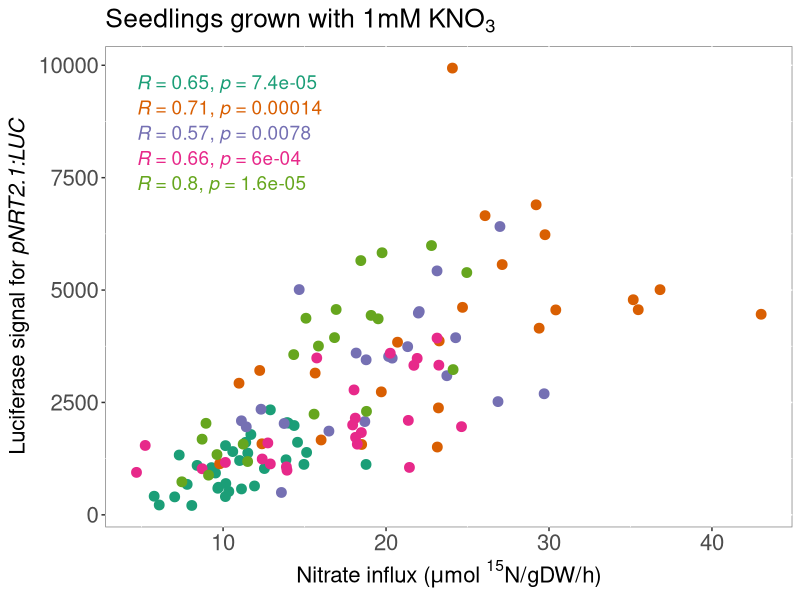
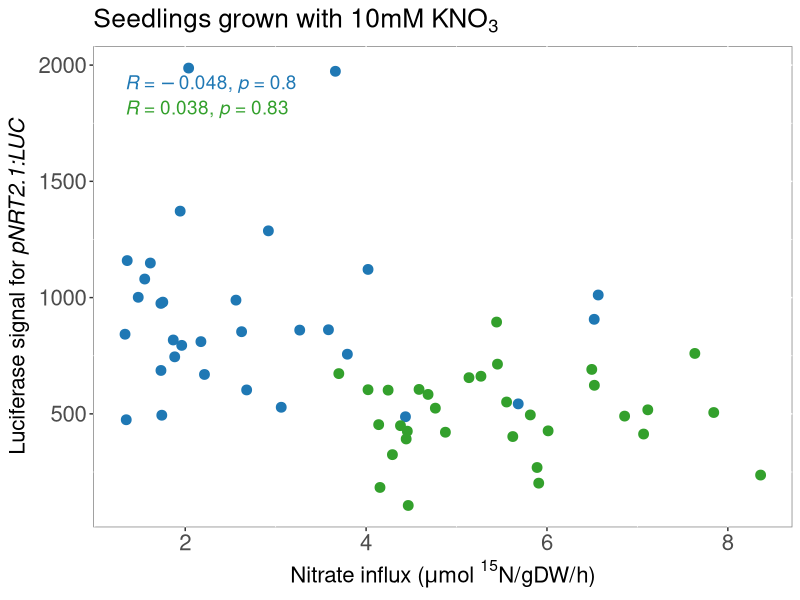
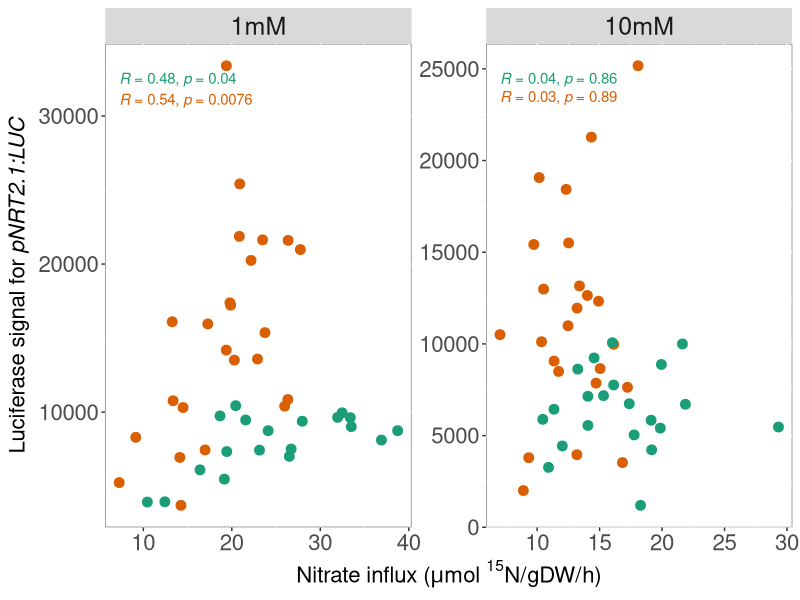
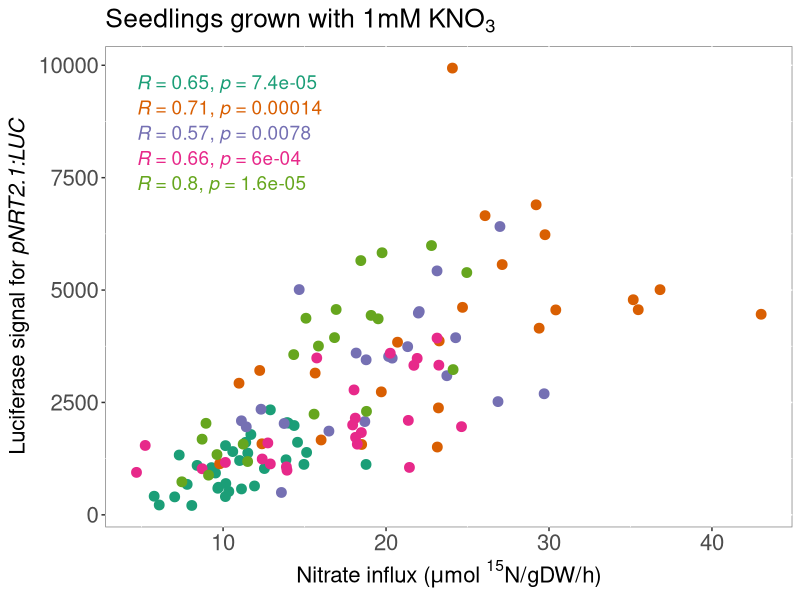
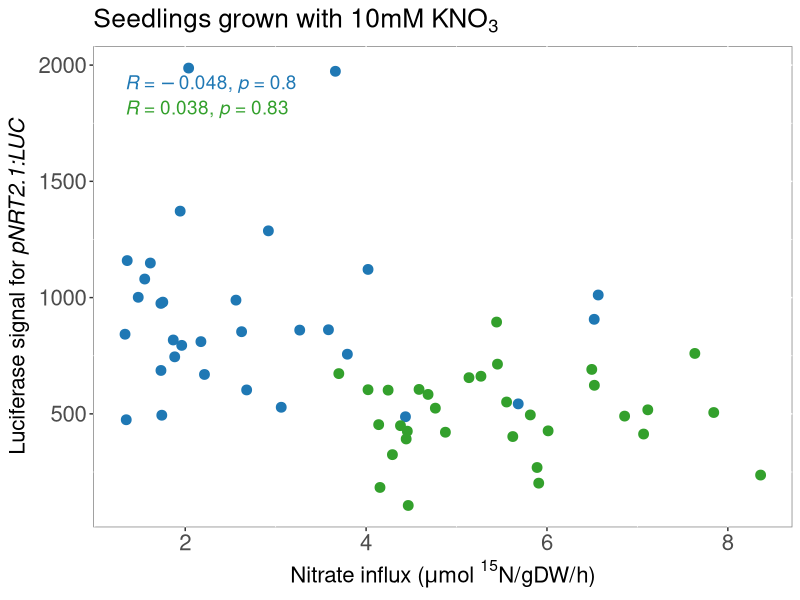
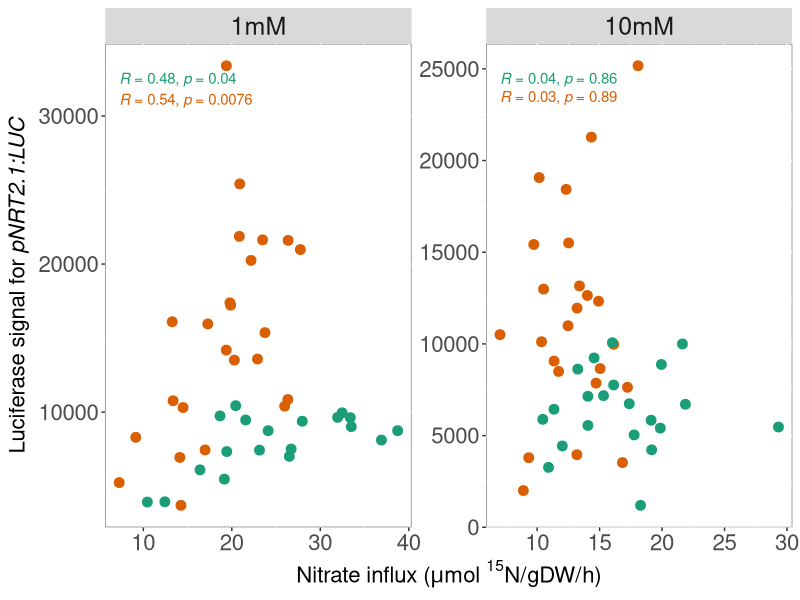

Write the R code that produced these figures, in order.
## ---- chunk 1
knitr::opts_chunk$set(echo = TRUE)
## ---- chunk 2
library(tidyverse)
library(ggpubr)
library(RColorBrewer)
## ---- chunk 3


Inlux_luc_1mM_AR1282 <- read_tsv("AR1282_1mM_10mM_KNO3/AR1282_influx_luciferase.txt") %>% 
  filter(KNO3=="1mM") %>% 
  mutate(expr="AR1282")

Inlux_luc_1mM_AV14 <- read_tsv("AV14_1mM_KNO3/AV14_influx_luciferase.txt")  %>% 
  mutate(expr="AV14")

Inlux_luc_1mM_AV15 <- read_tsv("AV15_1mM_KNO3/AV15_influx_luciferase.txt")  %>% 
  mutate(expr="AV15")

Inlux_luc_1mM_AV26 <- read_tsv("AV26_1mM_KNO3/AV26_influx_luciferase.txt")  %>% 
  mutate(expr="AV26")

Inlux_luc_1mM_SC21 <- read_tsv("SC21_1mM_KNO3/SC21_influx_luciferase.txt")  %>% 
  mutate(expr="SC21")


## ---- chunk 4

Inlux_luc_1mM_all <- bind_rows(Inlux_luc_1mM_AR1282, Inlux_luc_1mM_AV14, Inlux_luc_1mM_AV15,
                               Inlux_luc_1mM_AV26,Inlux_luc_1mM_SC21)


ggplot(Inlux_luc_1mM_all, aes(x=Ninflux_umoleN_Gms_heure, y=RawIntDen_normBackg_normLen, col=expr)) +
  geom_point(size=3) +
  stat_cor(method="spearman", size=4.8) +
  xlab(bquote('Nitrate influx ('*mu*'mol ' ^15*'N/gDW/h)')) +
  ylab(expression(paste("Luciferase signal for ", italic("pNRT2.1:LUC")))) +
  ggtitle(bquote('Seedlings grown with 1mM KNO'[3])) +
  scale_color_brewer(palette = "Dark2") +
  theme(legend.text=element_text(size=16),legend.title = element_text(size=16, face="bold"), 
        axis.text=element_text(size=16), axis.title=element_text(size=16),
        plot.title = element_text(size=19,face="bold"),
        panel.background = element_rect(fill = "white", colour = "grey50"),
        legend.position = "none", strip.text.x = element_text(size = 18))


ggsave("Ninflux_1mM_WT_5reps.jpg", width=5, height = 4.4)

## ---- chunk 5

Inlux_luc_10mM_AR1270 <- read_tsv("AR1270_10mM_KNO3/AR1270_influx_luciferase.txt") %>% 
  filter(KNO3=="10mM") %>% 
  mutate(expr="AR1270")

Inlux_luc_10mM_AR1282 <- read_tsv("AR1282_1mM_10mM_KNO3/AR1282_influx_luciferase.txt") %>% 
  filter(KNO3=="10mM") %>% 
  mutate(expr="AR1282")

## ---- chunk 6

Inlux_luc_10mM_all <- bind_rows(Inlux_luc_10mM_AR1270, Inlux_luc_10mM_AR1282)

my.colors<-c(brewer.pal(4, "Paired")[2],brewer.pal(4, "Paired")[4])

ggplot(Inlux_luc_10mM_all, aes(x=Ninflux_umoleN_Gms_heure, y=RawIntDen_normBackg_normLen, col=expr)) +
  geom_point(size=3) +
  stat_cor(method="spearman", size=4.8) +
  xlab(bquote('Nitrate influx ('*mu*'mol ' ^15*'N/gDW/h)')) +
  ylab(expression(paste("Luciferase signal for ", italic("pNRT2.1:LUC")))) +
  ggtitle(bquote('Seedlings grown with 10mM KNO'[3])) +
  scale_color_manual(values = my.colors) +
  theme(legend.text=element_text(size=16),legend.title = element_text(size=16, face="bold"), 
        axis.text=element_text(size=16), axis.title=element_text(size=16),
        plot.title = element_text(size=19,face="bold"),
        panel.background = element_rect(fill = "white", colour = "grey50"),
        legend.position = "none", strip.text.x = element_text(size = 18))


ggsave("Ninflux_10mM_WT_2reps.jpg", width=5, height = 4.4)

## ---- chunk 7


AV39 <- read_tsv("influx_biocorp/AV39_influxN15/AV39_influx_luciferase.txt") %>% 
  mutate(exp="AV39")


AV52 <- read_tsv("influx_biocorp/AV52_InfluxN15/AV52_influx_luciferase.txt") %>% 
  mutate(exp="AV52")


biocorp_Ninflux <- bind_rows( AV52,  AV39)
## ---- chunk 8

mutate(biocorp_Ninflux, KNO3=factor(KNO3, levels=c("1mM", "10mM"))) %>% 
ggplot( aes(x=Ninflux_umoleN_Gms_heure, y=RawIntDen_normBackg_normLen, col=exp)) +
  geom_point(size=3) +
  stat_cor(method="spearman", size=3.8) +
  xlab(bquote('Nitrate influx ('*mu*'mol ' ^15*'N/gDW/h)')) +
  ylab(expression(paste("Luciferase signal for ", italic("pNRT2.1:LUC")))) +
  scale_color_brewer(palette = "Dark2") +
  facet_wrap(~KNO3, scales = "free") +
  theme(legend.text=element_text(size=16),legend.title = element_text(size=16, face="bold"), 
        axis.text=element_text(size=16), axis.title=element_text(size=16),
        plot.title = element_text(size=19,face="bold"),
        panel.background = element_rect(fill = "white", colour = "grey50"),
         strip.text.x = element_text(size = 18)) +
  guides(col=FALSE)


ggsave("Correlation_luc_influx_1mM_10mM_biocorp.jpg", width = 6, height = 4)
